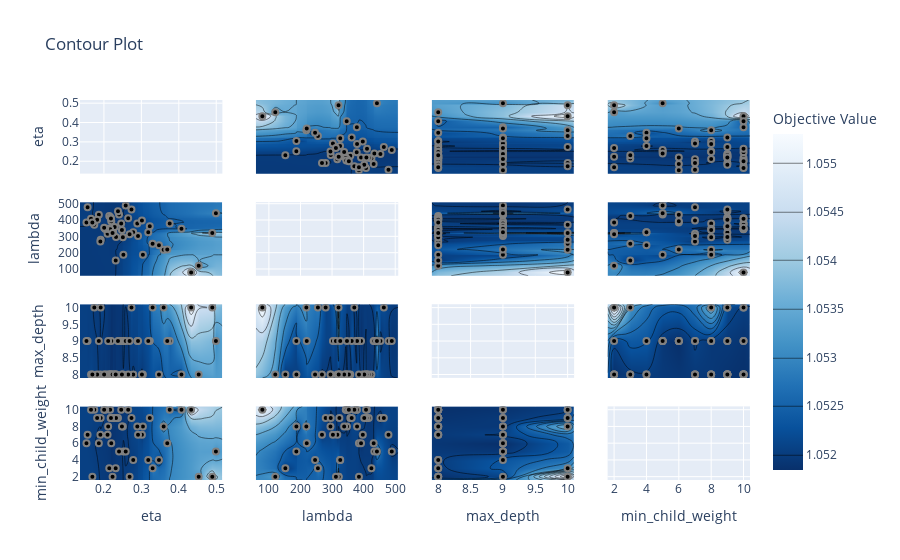

The cell this chart's notebook holds for it:
### Code cell
plot_contour(study)

### Figure 1 — Plotly figure (JSON) as saved in the notebook; plotly's stock layout.template omitted (floating-point values rounded to 4 significant figures; data arrays with more than 128 entries replaced by an {"elided": "..."} marker saying what was removed)
{"data": [{"type": "scatter", "xaxis": "x", "yaxis": "y"}, {"colorbar": {"title": {"text": "Objective Value"}}, "colorscale": [[0, "rgb(247,251,255)"], [0.125, "rgb(222,235,247)"], [0.25, "rgb(198,219,239)"], [0.375, "rgb(158,202,225)"], [0.5, "rgb(107,174,214)"], [0.625, "rgb(66,146,198)"], [0.75, "rgb(33,113,181)"], [0.875, "rgb(8,81,156)"], [1, "rgb(8,48,107)"]], "connectgaps": true, "contours": {"coloring": "heatmap"}, "hoverinfo": "none", "line": {"smoothing": 1.3}, "reversescale": true, "showscale": true, "type": "contour", "x": [0.136, 0.1533, 0.1563, 0.1654, 0.1691, 0.1742, 0.1818, 0.1863, 0.1904, 0.1913, 0.2005, 0.2036, 0.2097, 0.2113, 0.2142, 0.2165, 0.2179, 0.2187, 0.2195, 0.223, 0.225, 0.2286, 0.2314, 0.2323, 0.2375, 0.2403, 0.2461, 0.248, 0.2506, 0.2519, 0.2582, 0.2648, 0.2685, 0.2736, 0.2782, 0.2891, 0.291, 0.3015, 0.3041, 0.3184, 0.3224, 0.33, 0.347, 0.3595, 0.3692, 0.3757, 0.4071, 0.4329, 0.4532, 0.4895, 0.4991, 0.5164], "xaxis": "x5", "y": [58.78, 79.27, 120.2, 152.1, 186.9, 187.1, 218.5, 219.8, 246.2, 255.2, 268.1, 279.8, 294.9, 295.8, 302.7, 312.2, 316.6, 320.5, 321.0, 323.2, 325.3, 325.9, 338.4, 343.3, 345.2, 346.4, 347.3, 353.2, 357.8, 362.2, 370.5, 378.1, 378.6, 379.2, 385.1, 385.2, 391.8, 397.4, 401.9, 407.5, 408.8, 410.7, 416.0, 424.6, 431.8, 433.9, 442.1, 453.2, 464.0, 478.7, 489.1, 509.6], "yaxis": "y5", "z": {"elided": "52x52 float values"}}, {"marker": {"color": "black", "line": {"color": "Gray", "width": 2}}, "mode": "markers", "name": "Feasible Trial", "showlegend": false, "type": "scatter", "x": [0.3595, 0.4532, 0.4895, 0.2142, 0.2519, 0.2782, 0.33, 0.2097, 0.4329, 0.3041, 0.1563, 0.1863, 0.1533, 0.2195, 0.225, 0.2461, 0.3757, 0.2582, 0.2891, 0.2403, 0.1913, 0.2286, 0.3224, 0.2648, 0.1904, 0.2375, 0.1742, 0.2113, 0.3015, 0.3692, 0.2736, 0.2323, 0.2165, 0.2036, 0.1654, 0.2506, 0.347, 0.4071, 0.4991, 0.2179, 0.291, 0.2187, 0.2005, 0.1818, 0.248, 0.223, 0.2685, 0.2314, 0.3184, 0.1691], "xaxis": "x5", "y": [218.5, 120.2, 320.5, 424.6, 186.9, 325.3, 255.2, 316.6, 79.27, 187.1, 478.7, 431.8, 385.1, 391.8, 323.2, 378.1, 378.6, 489.1, 379.2, 433.9, 279.8, 357.8, 362.2, 410.7, 268.1, 453.2, 370.5, 347.3, 397.4, 219.8, 464.0, 295.8, 343.3, 345.2, 407.5, 294.9, 246.2, 346.4, 442.1, 416.0, 302.7, 408.8, 353.2, 401.9, 338.4, 321.0, 312.2, 152.1, 325.9, 385.2], "yaxis": "y5"}, {"colorbar": {"title": {"text": "Objective Value"}}, "colorscale": [[0, "rgb(247,251,255)"], [0.125, "rgb(222,235,247)"], [0.25, "rgb(198,219,239)"], [0.375, "rgb(158,202,225)"], [0.5, "rgb(107,174,214)"], [0.625, "rgb(66,146,198)"], [0.75, "rgb(33,113,181)"], [0.875, "rgb(8,81,156)"], [1, "rgb(8,48,107)"]], "connectgaps": true, "contours": {"coloring": "heatmap"}, "hoverinfo": "none", "line": {"smoothing": 1.3}, "reversescale": true, "showscale": false, "type": "contour", "x": [0.136, 0.1533, 0.1563, 0.1654, 0.1691, 0.1742, 0.1818, 0.1863, 0.1904, 0.1913, 0.2005, 0.2036, 0.2097, 0.2113, 0.2142, 0.2165, 0.2179, 0.2187, 0.2195, 0.223, 0.225, 0.2286, 0.2314, 0.2323, 0.2375, 0.2403, 0.2461, 0.248, 0.2506, 0.2519, 0.2582, 0.2648, 0.2685, 0.2736, 0.2782, 0.2891, 0.291, 0.3015, 0.3041, 0.3184, 0.3224, 0.33, 0.347, 0.3595, 0.3692, 0.3757, 0.4071, 0.4329, 0.4532, 0.4895, 0.4991, 0.5164], "xaxis": "x9", "y": [7.9, 8, 9, 10, 10.1], "yaxis": "y9", "z": {"elided": "5x52 float values"}}, {"marker": {"color": "black", "line": {"color": "Gray", "width": 2}}, "mode": "markers", "name": "Feasible Trial", "showlegend": false, "type": "scatter", "x": [0.3595, 0.4532, 0.4895, 0.2142, 0.2519, 0.2782, 0.33, 0.2097, 0.4329, 0.3041, 0.1563, 0.1863, 0.1533, 0.2195, 0.225, 0.2461, 0.3757, 0.2582, 0.2891, 0.2403, 0.1913, 0.2286, 0.3224, 0.2648, 0.1904, 0.2375, 0.1742, 0.2113, 0.3015, 0.3692, 0.2736, 0.2323, 0.2165, 0.2036, 0.1654, 0.2506, 0.347, 0.4071, 0.4991, 0.2179, 0.291, 0.2187, 0.2005, 0.1818, 0.248, 0.223, 0.2685, 0.2314, 0.3184, 0.1691], "xaxis": "x9", "y": [10, 8, 10, 8, 9, 8, 10, 8, 10, 8, 9, 9, 9, 9, 8, 9, 9, 9, 9, 9, 10, 8, 9, 8, 8, 9, 10, 9, 8, 9, 10, 8, 8, 8, 8, 8, 8, 8, 9, 8, 9, 8, 8, 8, 8, 8, 9, 8, 9, 8], "yaxis": "y9"}, {"colorbar": {"title": {"text": "Objective Value"}}, "colorscale": [[0, "rgb(247,251,255)"], [0.125, "rgb(222,235,247)"], [0.25, "rgb(198,219,239)"], [0.375, "rgb(158,202,225)"], [0.5, "rgb(107,174,214)"], [0.625, "rgb(66,146,198)"], [0.75, "rgb(33,113,181)"], [0.875, "rgb(8,81,156)"], [1, "rgb(8,48,107)"]], "connectgaps": true, "contours": {"coloring": "heatmap"}, "hoverinfo": "none", "line": {"smoothing": 1.3}, "reversescale": true, "showscale": false, "type": "contour", "x": [0.136, 0.1533, 0.1563, 0.1654, 0.1691, 0.1742, 0.1818, 0.1863, 0.1904, 0.1913, 0.2005, 0.2036, 0.2097, 0.2113, 0.2142, 0.2165, 0.2179, 0.2187, 0.2195, 0.223, 0.225, 0.2286, 0.2314, 0.2323, 0.2375, 0.2403, 0.2461, 0.248, 0.2506, 0.2519, 0.2582, 0.2648, 0.2685, 0.2736, 0.2782, 0.2891, 0.291, 0.3015, 0.3041, 0.3184, 0.3224, 0.33, 0.347, 0.3595, 0.3692, 0.3757, 0.4071, 0.4329, 0.4532, 0.4895, 0.4991, 0.5164], "xaxis": "x13", "y": [1.6, 2, 3, 4, 5, 6, 7, 8, 9, 10, 10.4], "yaxis": "y13", "z": {"elided": "11x52 float values"}}, {"marker": {"color": "black", "line": {"color": "Gray", "width": 2}}, "mode": "markers", "name": "Feasible Trial", "showlegend": false, "type": "scatter", "x": [0.3595, 0.4532, 0.4895, 0.2142, 0.2519, 0.2782, 0.33, 0.2097, 0.4329, 0.3041, 0.1563, 0.1863, 0.1533, 0.2195, 0.225, 0.2461, 0.3757, 0.2582, 0.2891, 0.2403, 0.1913, 0.2286, 0.3224, 0.2648, 0.1904, 0.2375, 0.1742, 0.2113, 0.3015, 0.3692, 0.2736, 0.2323, 0.2165, 0.2036, 0.1654, 0.2506, 0.347, 0.4071, 0.4991, 0.2179, 0.291, 0.2187, 0.2005, 0.1818, 0.248, 0.223, 0.2685, 0.2314, 0.3184, 0.1691], "xaxis": "x13", "y": [8, 2, 2, 3, 5, 4, 3, 7, 10, 8, 7, 6, 6, 6, 9, 10, 10, 5, 8, 5, 9, 9, 9, 10, 7, 9, 10, 8, 7, 6, 9, 9, 10, 10, 10, 8, 4, 10, 5, 9, 7, 9, 10, 9, 8, 2, 2, 3, 4, 2], "yaxis": "y13"}, {"colorbar": {"title": {"text": "Objective Value"}}, "colorscale": [[0, "rgb(247,251,255)"], [0.125, "rgb(222,235,247)"], [0.25, "rgb(198,219,239)"], [0.375, "rgb(158,202,225)"], [0.5, "rgb(107,174,214)"], [0.625, "rgb(66,146,198)"], [0.75, "rgb(33,113,181)"], [0.875, "rgb(8,81,156)"], [1, "rgb(8,48,107)"]], "connectgaps": true, "contours": {"coloring": "heatmap"}, "hoverinfo": "none", "line": {"smoothing": 1.3}, "reversescale": true, "showscale": false, "type": "contour", "x": [58.78, 79.27, 120.2, 152.1, 186.9, 187.1, 218.5, 219.8, 246.2, 255.2, 268.1, 279.8, 294.9, 295.8, 302.7, 312.2, 316.6, 320.5, 321.0, 323.2, 325.3, 325.9, 338.4, 343.3, 345.2, 346.4, 347.3, 353.2, 357.8, 362.2, 370.5, 378.1, 378.6, 379.2, 385.1, 385.2, 391.8, 397.4, 401.9, 407.5, 408.8, 410.7, 416.0, 424.6, 431.8, 433.9, 442.1, 453.2, 464.0, 478.7, 489.1, 509.6], "xaxis": "x2", "y": [0.136, 0.1533, 0.1563, 0.1654, 0.1691, 0.1742, 0.1818, 0.1863, 0.1904, 0.1913, 0.2005, 0.2036, 0.2097, 0.2113, 0.2142, 0.2165, 0.2179, 0.2187, 0.2195, 0.223, 0.225, 0.2286, 0.2314, 0.2323, 0.2375, 0.2403, 0.2461, 0.248, 0.2506, 0.2519, 0.2582, 0.2648, 0.2685, 0.2736, 0.2782, 0.2891, 0.291, 0.3015, 0.3041, 0.3184, 0.3224, 0.33, 0.347, 0.3595, 0.3692, 0.3757, 0.4071, 0.4329, 0.4532, 0.4895, 0.4991, 0.5164], "yaxis": "y2", "z": {"elided": "52x52 float values"}}, {"marker": {"color": "black", "line": {"color": "Gray", "width": 2}}, "mode": "markers", "name": "Feasible Trial", "showlegend": false, "type": "scatter", "x": [218.5, 120.2, 320.5, 424.6, 186.9, 325.3, 255.2, 316.6, 79.27, 187.1, 478.7, 431.8, 385.1, 391.8, 323.2, 378.1, 378.6, 489.1, 379.2, 433.9, 279.8, 357.8, 362.2, 410.7, 268.1, 453.2, 370.5, 347.3, 397.4, 219.8, 464.0, 295.8, 343.3, 345.2, 407.5, 294.9, 246.2, 346.4, 442.1, 416.0, 302.7, 408.8, 353.2, 401.9, 338.4, 321.0, 312.2, 152.1, 325.9, 385.2], "xaxis": "x2", "y": [0.3595, 0.4532, 0.4895, 0.2142, 0.2519, 0.2782, 0.33, 0.2097, 0.4329, 0.3041, 0.1563, 0.1863, 0.1533, 0.2195, 0.225, 0.2461, 0.3757, 0.2582, 0.2891, 0.2403, 0.1913, 0.2286, 0.3224, 0.2648, 0.1904, 0.2375, 0.1742, 0.2113, 0.3015, 0.3692, 0.2736, 0.2323, 0.2165, 0.2036, 0.1654, 0.2506, 0.347, 0.4071, 0.4991, 0.2179, 0.291, 0.2187, 0.2005, 0.1818, 0.248, 0.223, 0.2685, 0.2314, 0.3184, 0.1691], "yaxis": "y2"}, {"type": "scatter", "xaxis": "x6", "yaxis": "y6"}, {"colorbar": {"title": {"text": "Objective Value"}}, "colorscale": [[0, "rgb(247,251,255)"], [0.125, "rgb(222,235,247)"], [0.25, "rgb(198,219,239)"], [0.375, "rgb(158,202,225)"], [0.5, "rgb(107,174,214)"], [0.625, "rgb(66,146,198)"], [0.75, "rgb(33,113,181)"], [0.875, "rgb(8,81,156)"], [1, "rgb(8,48,107)"]], "connectgaps": true, "contours": {"coloring": "heatmap"}, "hoverinfo": "none", "line": {"smoothing": 1.3}, "reversescale": true, "showscale": false, "type": "contour", "x": [58.78, 79.27, 120.2, 152.1, 186.9, 187.1, 218.5, 219.8, 246.2, 255.2, 268.1, 279.8, 294.9, 295.8, 302.7, 312.2, 316.6, 320.5, 321.0, 323.2, 325.3, 325.9, 338.4, 343.3, 345.2, 346.4, 347.3, 353.2, 357.8, 362.2, 370.5, 378.1, 378.6, 379.2, 385.1, 385.2, 391.8, 397.4, 401.9, 407.5, 408.8, 410.7, 416.0, 424.6, 431.8, 433.9, 442.1, 453.2, 464.0, 478.7, 489.1, 509.6], "xaxis": "x10", "y": [7.9, 8, 9, 10, 10.1], "yaxis": "y10", "z": {"elided": "5x52 float values"}}, {"marker": {"color": "black", "line": {"color": "Gray", "width": 2}}, "mode": "markers", "name": "Feasible Trial", "showlegend": false, "type": "scatter", "x": [218.5, 120.2, 320.5, 424.6, 186.9, 325.3, 255.2, 316.6, 79.27, 187.1, 478.7, 431.8, 385.1, 391.8, 323.2, 378.1, 378.6, 489.1, 379.2, 433.9, 279.8, 357.8, 362.2, 410.7, 268.1, 453.2, 370.5, 347.3, 397.4, 219.8, 464.0, 295.8, 343.3, 345.2, 407.5, 294.9, 246.2, 346.4, 442.1, 416.0, 302.7, 408.8, 353.2, 401.9, 338.4, 321.0, 312.2, 152.1, 325.9, 385.2], "xaxis": "x10", "y": [10, 8, 10, 8, 9, 8, 10, 8, 10, 8, 9, 9, 9, 9, 8, 9, 9, 9, 9, 9, 10, 8, 9, 8, 8, 9, 10, 9, 8, 9, 10, 8, 8, 8, 8, 8, 8, 8, 9, 8, 9, 8, 8, 8, 8, 8, 9, 8, 9, 8], "yaxis": "y10"}, {"colorbar": {"title": {"text": "Objective Value"}}, "colorscale": [[0, "rgb(247,251,255)"], [0.125, "rgb(222,235,247)"], [0.25, "rgb(198,219,239)"], [0.375, "rgb(158,202,225)"], [0.5, "rgb(107,174,214)"], [0.625, "rgb(66,146,198)"], [0.75, "rgb(33,113,181)"], [0.875, "rgb(8,81,156)"], [1, "rgb(8,48,107)"]], "connectgaps": true, "contours": {"coloring": "heatmap"}, "hoverinfo": "none", "line": {"smoothing": 1.3}, "reversescale": true, "showscale": false, "type": "contour", "x": [58.78, 79.27, 120.2, 152.1, 186.9, 187.1, 218.5, 219.8, 246.2, 255.2, 268.1, 279.8, 294.9, 295.8, 302.7, 312.2, 316.6, 320.5, 321.0, 323.2, 325.3, 325.9, 338.4, 343.3, 345.2, 346.4, 347.3, 353.2, 357.8, 362.2, 370.5, 378.1, 378.6, 379.2, 385.1, 385.2, 391.8, 397.4, 401.9, 407.5, 408.8, 410.7, 416.0, 424.6, 431.8, 433.9, 442.1, 453.2, 464.0, 478.7, 489.1, 509.6], "xaxis": "x14", "y": [1.6, 2, 3, 4, 5, 6, 7, 8, 9, 10, 10.4], "yaxis": "y14", "z": {"elided": "11x52 float values"}}, {"marker": {"color": "black", "line": {"color": "Gray", "width": 2}}, "mode": "markers", "name": "Feasible Trial", "showlegend": false, "type": "scatter", "x": [218.5, 120.2, 320.5, 424.6, 186.9, 325.3, 255.2, 316.6, 79.27, 187.1, 478.7, 431.8, 385.1, 391.8, 323.2, 378.1, 378.6, 489.1, 379.2, 433.9, 279.8, 357.8, 362.2, 410.7, 268.1, 453.2, 370.5, 347.3, 397.4, 219.8, 464.0, 295.8, 343.3, 345.2, 407.5, 294.9, 246.2, 346.4, 442.1, 416.0, 302.7, 408.8, 353.2, 401.9, 338.4, 321.0, 312.2, 152.1, 325.9, 385.2], "xaxis": "x14", "y": [8, 2, 2, 3, 5, 4, 3, 7, 10, 8, 7, 6, 6, 6, 9, 10, 10, 5, 8, 5, 9, 9, 9, 10, 7, 9, 10, 8, 7, 6, 9, 9, 10, 10, 10, 8, 4, 10, 5, 9, 7, 9, 10, 9, 8, 2, 2, 3, 4, 2], "yaxis": "y14"}, {"colorbar": {"title": {"text": "Objective Value"}}, "colorscale": [[0, "rgb(247,251,255)"], [0.125, "rgb(222,235,247)"], [0.25, "rgb(198,219,239)"], [0.375, "rgb(158,202,225)"], [0.5, "rgb(107,174,214)"], [0.625, "rgb(66,146,198)"], [0.75, "rgb(33,113,181)"], [0.875, "rgb(8,81,156)"], [1, "rgb(8,48,107)"]], "connectgaps": true, "contours": {"coloring": "heatmap"}, "hoverinfo": "none", "line": {"smoothing": 1.3}, "reversescale": true, "showscale": false, "type": "contour", "x": [7.9, 8, 9, 10, 10.1], "xaxis": "x3", "y": [0.136, 0.1533, 0.1563, 0.1654, 0.1691, 0.1742, 0.1818, 0.1863, 0.1904, 0.1913, 0.2005, 0.2036, 0.2097, 0.2113, 0.2142, 0.2165, 0.2179, 0.2187, 0.2195, 0.223, 0.225, 0.2286, 0.2314, 0.2323, 0.2375, 0.2403, 0.2461, 0.248, 0.2506, 0.2519, 0.2582, 0.2648, 0.2685, 0.2736, 0.2782, 0.2891, 0.291, 0.3015, 0.3041, 0.3184, 0.3224, 0.33, 0.347, 0.3595, 0.3692, 0.3757, 0.4071, 0.4329, 0.4532, 0.4895, 0.4991, 0.5164], "yaxis": "y3", "z": {"elided": "52x5 float values"}}, {"marker": {"color": "black", "line": {"color": "Gray", "width": 2}}, "mode": "markers", "name": "Feasible Trial", "showlegend": false, "type": "scatter", "x": [10, 8, 10, 8, 9, 8, 10, 8, 10, 8, 9, 9, 9, 9, 8, 9, 9, 9, 9, 9, 10, 8, 9, 8, 8, 9, 10, 9, 8, 9, 10, 8, 8, 8, 8, 8, 8, 8, 9, 8, 9, 8, 8, 8, 8, 8, 9, 8, 9, 8], "xaxis": "x3", "y": [0.3595, 0.4532, 0.4895, 0.2142, 0.2519, 0.2782, 0.33, 0.2097, 0.4329, 0.3041, 0.1563, 0.1863, 0.1533, 0.2195, 0.225, 0.2461, 0.3757, 0.2582, 0.2891, 0.2403, 0.1913, 0.2286, 0.3224, 0.2648, 0.1904, 0.2375, 0.1742, 0.2113, 0.3015, 0.3692, 0.2736, 0.2323, 0.2165, 0.2036, 0.1654, 0.2506, 0.347, 0.4071, 0.4991, 0.2179, 0.291, 0.2187, 0.2005, 0.1818, 0.248, 0.223, 0.2685, 0.2314, 0.3184, 0.1691], "yaxis": "y3"}, {"colorbar": {"title": {"text": "Objective Value"}}, "colorscale": [[0, "rgb(247,251,255)"], [0.125, "rgb(222,235,247)"], [0.25, "rgb(198,219,239)"], [0.375, "rgb(158,202,225)"], [0.5, "rgb(107,174,214)"], [0.625, "rgb(66,146,198)"], [0.75, "rgb(33,113,181)"], [0.875, "rgb(8,81,156)"], [1, "rgb(8,48,107)"]], "connectgaps": true, "contours": {"coloring": "heatmap"}, "hoverinfo": "none", "line": {"smoothing": 1.3}, "reversescale": true, "showscale": false, "type": "contour", "x": [7.9, 8, 9, 10, 10.1], "xaxis": "x7", "y": [58.78, 79.27, 120.2, 152.1, 186.9, 187.1, 218.5, 219.8, 246.2, 255.2, 268.1, 279.8, 294.9, 295.8, 302.7, 312.2, 316.6, 320.5, 321.0, 323.2, 325.3, 325.9, 338.4, 343.3, 345.2, 346.4, 347.3, 353.2, 357.8, 362.2, 370.5, 378.1, 378.6, 379.2, 385.1, 385.2, 391.8, 397.4, 401.9, 407.5, 408.8, 410.7, 416.0, 424.6, 431.8, 433.9, 442.1, 453.2, 464.0, 478.7, 489.1, 509.6], "yaxis": "y7", "z": {"elided": "52x5 float values"}}, {"marker": {"color": "black", "line": {"color": "Gray", "width": 2}}, "mode": "markers", "name": "Feasible Trial", "showlegend": false, "type": "scatter", "x": [10, 8, 10, 8, 9, 8, 10, 8, 10, 8, 9, 9, 9, 9, 8, 9, 9, 9, 9, 9, 10, 8, 9, 8, 8, 9, 10, 9, 8, 9, 10, 8, 8, 8, 8, 8, 8, 8, 9, 8, 9, 8, 8, 8, 8, 8, 9, 8, 9, 8], "xaxis": "x7", "y": [218.5, 120.2, 320.5, 424.6, 186.9, 325.3, 255.2, 316.6, 79.27, 187.1, 478.7, 431.8, 385.1, 391.8, 323.2, 378.1, 378.6, 489.1, 379.2, 433.9, 279.8, 357.8, 362.2, 410.7, 268.1, 453.2, 370.5, 347.3, 397.4, 219.8, 464.0, 295.8, 343.3, 345.2, 407.5, 294.9, 246.2, 346.4, 442.1, 416.0, 302.7, 408.8, 353.2, 401.9, 338.4, 321.0, 312.2, 152.1, 325.9, 385.2], "yaxis": "y7"}, {"type": "scatter", "xaxis": "x11", "yaxis": "y11"}, {"colorbar": {"title": {"text": "Objective Value"}}, "colorscale": [[0, "rgb(247,251,255)"], [0.125, "rgb(222,235,247)"], [0.25, "rgb(198,219,239)"], [0.375, "rgb(158,202,225)"], [0.5, "rgb(107,174,214)"], [0.625, "rgb(66,146,198)"], [0.75, "rgb(33,113,181)"], [0.875, "rgb(8,81,156)"], [1, "rgb(8,48,107)"]], "connectgaps": true, "contours": {"coloring": "heatmap"}, "hoverinfo": "none", "line": {"smoothing": 1.3}, "reversescale": true, "showscale": false, "type": "contour", "x": [7.9, 8, 9, 10, 10.1], "xaxis": "x15", "y": [1.6, 2, 3, 4, 5, 6, 7, 8, 9, 10, 10.4], "yaxis": "y15", "z": [[null, null, null, null, null], [null, 1.052, 1.052, 1.054, null], [null, 1.052, null, 1.053, null], [null, 1.052, 1.052, null, null], [null, null, 1.052, null, null], [null, null, 1.052, null, null], [null, 1.052, 1.052, null, null], [null, 1.052, 1.052, 1.053, null], [null, 1.052, 1.052, 1.052, null], [null, 1.052, 1.052, 1.052, null], [null, null, null, null, null]]}, {"marker": {"color": "black", "line": {"color": "Gray", "width": 2}}, "mode": "markers", "name": "Feasible Trial", "showlegend": false, "type": "scatter", "x": [10, 8, 10, 8, 9, 8, 10, 8, 10, 8, 9, 9, 9, 9, 8, 9, 9, 9, 9, 9, 10, 8, 9, 8, 8, 9, 10, 9, 8, 9, 10, 8, 8, 8, 8, 8, 8, 8, 9, 8, 9, 8, 8, 8, 8, 8, 9, 8, 9, 8], "xaxis": "x15", "y": [8, 2, 2, 3, 5, 4, 3, 7, 10, 8, 7, 6, 6, 6, 9, 10, 10, 5, 8, 5, 9, 9, 9, 10, 7, 9, 10, 8, 7, 6, 9, 9, 10, 10, 10, 8, 4, 10, 5, 9, 7, 9, 10, 9, 8, 2, 2, 3, 4, 2], "yaxis": "y15"}, {"colorbar": {"title": {"text": "Objective Value"}}, "colorscale": [[0, "rgb(247,251,255)"], [0.125, "rgb(222,235,247)"], [0.25, "rgb(198,219,239)"], [0.375, "rgb(158,202,225)"], [0.5, "rgb(107,174,214)"], [0.625, "rgb(66,146,198)"], [0.75, "rgb(33,113,181)"], [0.875, "rgb(8,81,156)"], [1, "rgb(8,48,107)"]], "connectgaps": true, "contours": {"coloring": "heatmap"}, "hoverinfo": "none", "line": {"smoothing": 1.3}, "reversescale": true, "showscale": false, "type": "contour", "x": [1.6, 2, 3, 4, 5, 6, 7, 8, 9, 10, 10.4], "xaxis": "x4", "y": [0.136, 0.1533, 0.1563, 0.1654, 0.1691, 0.1742, 0.1818, 0.1863, 0.1904, 0.1913, 0.2005, 0.2036, 0.2097, 0.2113, 0.2142, 0.2165, 0.2179, 0.2187, 0.2195, 0.223, 0.225, 0.2286, 0.2314, 0.2323, 0.2375, 0.2403, 0.2461, 0.248, 0.2506, 0.2519, 0.2582, 0.2648, 0.2685, 0.2736, 0.2782, 0.2891, 0.291, 0.3015, 0.3041, 0.3184, 0.3224, 0.33, 0.347, 0.3595, 0.3692, 0.3757, 0.4071, 0.4329, 0.4532, 0.4895, 0.4991, 0.5164], "yaxis": "y4", "z": {"elided": "52x11 float values"}}, {"marker": {"color": "black", "line": {"color": "Gray", "width": 2}}, "mode": "markers", "name": "Feasible Trial", "showlegend": false, "type": "scatter", "x": [8, 2, 2, 3, 5, 4, 3, 7, 10, 8, 7, 6, 6, 6, 9, 10, 10, 5, 8, 5, 9, 9, 9, 10, 7, 9, 10, 8, 7, 6, 9, 9, 10, 10, 10, 8, 4, 10, 5, 9, 7, 9, 10, 9, 8, 2, 2, 3, 4, 2], "xaxis": "x4", "y": [0.3595, 0.4532, 0.4895, 0.2142, 0.2519, 0.2782, 0.33, 0.2097, 0.4329, 0.3041, 0.1563, 0.1863, 0.1533, 0.2195, 0.225, 0.2461, 0.3757, 0.2582, 0.2891, 0.2403, 0.1913, 0.2286, 0.3224, 0.2648, 0.1904, 0.2375, 0.1742, 0.2113, 0.3015, 0.3692, 0.2736, 0.2323, 0.2165, 0.2036, 0.1654, 0.2506, 0.347, 0.4071, 0.4991, 0.2179, 0.291, 0.2187, 0.2005, 0.1818, 0.248, 0.223, 0.2685, 0.2314, 0.3184, 0.1691], "yaxis": "y4"}, {"colorbar": {"title": {"text": "Objective Value"}}, "colorscale": [[0, "rgb(247,251,255)"], [0.125, "rgb(222,235,247)"], [0.25, "rgb(198,219,239)"], [0.375, "rgb(158,202,225)"], [0.5, "rgb(107,174,214)"], [0.625, "rgb(66,146,198)"], [0.75, "rgb(33,113,181)"], [0.875, "rgb(8,81,156)"], [1, "rgb(8,48,107)"]], "connectgaps": true, "contours": {"coloring": "heatmap"}, "hoverinfo": "none", "line": {"smoothing": 1.3}, "reversescale": true, "showscale": false, "type": "contour", "x": [1.6, 2, 3, 4, 5, 6, 7, 8, 9, 10, 10.4], "xaxis": "x8", "y": [58.78, 79.27, 120.2, 152.1, 186.9, 187.1, 218.5, 219.8, 246.2, 255.2, 268.1, 279.8, 294.9, 295.8, 302.7, 312.2, 316.6, 320.5, 321.0, 323.2, 325.3, 325.9, 338.4, 343.3, 345.2, 346.4, 347.3, 353.2, 357.8, 362.2, 370.5, 378.1, 378.6, 379.2, 385.1, 385.2, 391.8, 397.4, 401.9, 407.5, 408.8, 410.7, 416.0, 424.6, 431.8, 433.9, 442.1, 453.2, 464.0, 478.7, 489.1, 509.6], "yaxis": "y8", "z": {"elided": "52x11 float values"}}, {"marker": {"color": "black", "line": {"color": "Gray", "width": 2}}, "mode": "markers", "name": "Feasible Trial", "showlegend": false, "type": "scatter", "x": [8, 2, 2, 3, 5, 4, 3, 7, 10, 8, 7, 6, 6, 6, 9, 10, 10, 5, 8, 5, 9, 9, 9, 10, 7, 9, 10, 8, 7, 6, 9, 9, 10, 10, 10, 8, 4, 10, 5, 9, 7, 9, 10, 9, 8, 2, 2, 3, 4, 2], "xaxis": "x8", "y": [218.5, 120.2, 320.5, 424.6, 186.9, 325.3, 255.2, 316.6, 79.27, 187.1, 478.7, 431.8, 385.1, 391.8, 323.2, 378.1, 378.6, 489.1, 379.2, 433.9, 279.8, 357.8, 362.2, 410.7, 268.1, 453.2, 370.5, 347.3, 397.4, 219.8, 464.0, 295.8, 343.3, 345.2, 407.5, 294.9, 246.2, 346.4, 442.1, 416.0, 302.7, 408.8, 353.2, 401.9, 338.4, 321.0, 312.2, 152.1, 325.9, 385.2], "yaxis": "y8"}, {"colorbar": {"title": {"text": "Objective Value"}}, "colorscale": [[0, "rgb(247,251,255)"], [0.125, "rgb(222,235,247)"], [0.25, "rgb(198,219,239)"], [0.375, "rgb(158,202,225)"], [0.5, "rgb(107,174,214)"], [0.625, "rgb(66,146,198)"], [0.75, "rgb(33,113,181)"], [0.875, "rgb(8,81,156)"], [1, "rgb(8,48,107)"]], "connectgaps": true, "contours": {"coloring": "heatmap"}, "hoverinfo": "none", "line": {"smoothing": 1.3}, "reversescale": true, "showscale": false, "type": "contour", "x": [1.6, 2, 3, 4, 5, 6, 7, 8, 9, 10, 10.4], "xaxis": "x12", "y": [7.9, 8, 9, 10, 10.1], "yaxis": "y12", "z": [[null, null, null, null, null, null, null, null, null, null, null], [null, 1.052, 1.052, 1.052, null, null, 1.052, 1.052, 1.052, 1.052, null], [null, 1.052, null, 1.052, 1.052, 1.052, 1.052, 1.052, 1.052, 1.052, null], [null, 1.054, 1.053, null, null, null, null, 1.053, 1.052, 1.052, null], [null, null, null, null, null, null, null, null, null, null, null]]}, {"marker": {"color": "black", "line": {"color": "Gray", "width": 2}}, "mode": "markers", "name": "Feasible Trial", "showlegend": false, "type": "scatter", "x": [8, 2, 2, 3, 5, 4, 3, 7, 10, 8, 7, 6, 6, 6, 9, 10, 10, 5, 8, 5, 9, 9, 9, 10, 7, 9, 10, 8, 7, 6, 9, 9, 10, 10, 10, 8, 4, 10, 5, 9, 7, 9, 10, 9, 8, 2, 2, 3, 4, 2], "xaxis": "x12", "y": [10, 8, 10, 8, 9, 8, 10, 8, 10, 8, 9, 9, 9, 9, 8, 9, 9, 9, 9, 9, 10, 8, 9, 8, 8, 9, 10, 9, 8, 9, 10, 8, 8, 8, 8, 8, 8, 8, 9, 8, 9, 8, 8, 8, 8, 8, 9, 8, 9, 8], "yaxis": "y12"}, {"type": "scatter", "xaxis": "x16", "yaxis": "y16"}], "layout": {"title": {"text": "Contour Plot"}, "xaxis": {"anchor": "y", "domain": [0, 0.2125], "matches": "x13", "range": [0.136, 0.5164], "showticklabels": false}, "xaxis10": {"anchor": "y10", "domain": [0.2625, 0.475], "matches": "x14", "range": [58.78, 509.6], "showticklabels": false}, "xaxis11": {"anchor": "y11", "domain": [0.525, 0.7375], "matches": "x15", "range": [7.9, 10.1], "showticklabels": false}, "xaxis12": {"anchor": "y12", "domain": [0.7875, 1], "matches": "x16", "range": [1.6, 10.4], "showticklabels": false}, "xaxis13": {"anchor": "y13", "domain": [0, 0.2125], "range": [0.136, 0.5164], "title": {"text": "eta"}}, "xaxis14": {"anchor": "y14", "domain": [0.2625, 0.475], "range": [58.78, 509.6], "title": {"text": "lambda"}}, "xaxis15": {"anchor": "y15", "domain": [0.525, 0.7375], "range": [7.9, 10.1], "title": {"text": "max_depth"}}, "xaxis16": {"anchor": "y16", "domain": [0.7875, 1], "range": [1.6, 10.4], "title": {"text": "min_child_weight"}}, "xaxis2": {"anchor": "y2", "domain": [0.2625, 0.475], "matches": "x14", "range": [58.78, 509.6], "showticklabels": false}, "xaxis3": {"anchor": "y3", "domain": [0.525, 0.7375], "matches": "x15", "range": [7.9, 10.1], "showticklabels": false}, "xaxis4": {"anchor": "y4", "domain": [0.7875, 1], "matches": "x16", "range": [1.6, 10.4], "showticklabels": false}, "xaxis5": {"anchor": "y5", "domain": [0, 0.2125], "matches": "x13", "range": [0.136, 0.5164], "showticklabels": false}, "xaxis6": {"anchor": "y6", "domain": [0.2625, 0.475], "matches": "x14", "range": [58.78, 509.6], "showticklabels": false}, "xaxis7": {"anchor": "y7", "domain": [0.525, 0.7375], "matches": "x15", "range": [7.9, 10.1], "showticklabels": false}, "xaxis8": {"anchor": "y8", "domain": [0.7875, 1], "matches": "x16", "range": [1.6, 10.4], "showticklabels": false}, "xaxis9": {"anchor": "y9", "domain": [0, 0.2125], "matches": "x13", "range": [0.136, 0.5164], "showticklabels": false}, "yaxis": {"anchor": "x", "domain": [0.8063, 1], "range": [0.136, 0.5164], "title": {"text": "eta"}}, "yaxis10": {"anchor": "x10", "domain": [0.2687, 0.4625], "matches": "y9", "range": [7.9, 10.1], "showticklabels": false}, "yaxis11": {"anchor": "x11", "domain": [0.2687, 0.4625], "matches": "y9", "range": [7.9, 10.1], "showticklabels": false}, "yaxis12": {"anchor": "x12", "domain": [0.2687, 0.4625], "matches": "y9", "range": [7.9, 10.1], "showticklabels": false}, "yaxis13": {"anchor": "x13", "domain": [0, 0.1938], "range": [1.6, 10.4], "title": {"text": "min_child_weight"}}, "yaxis14": {"anchor": "x14", "domain": [0, 0.1938], "matches": "y13", "range": [1.6, 10.4], "showticklabels": false}, "yaxis15": {"anchor": "x15", "domain": [0, 0.1938], "matches": "y13", "range": [1.6, 10.4], "showticklabels": false}, "yaxis16": {"anchor": "x16", "domain": [0, 0.1938], "matches": "y13", "range": [1.6, 10.4], "showticklabels": false}, "yaxis2": {"anchor": "x2", "domain": [0.8063, 1], "matches": "y", "range": [0.136, 0.5164], "showticklabels": false}, "yaxis3": {"anchor": "x3", "domain": [0.8063, 1], "matches": "y", "range": [0.136, 0.5164], "showticklabels": false}, "yaxis4": {"anchor": "x4", "domain": [0.8063, 1], "matches": "y", "range": [0.136, 0.5164], "showticklabels": false}, "yaxis5": {"anchor": "x5", "domain": [0.5375, 0.7312], "range": [58.78, 509.6], "title": {"text": "lambda"}}, "yaxis6": {"anchor": "x6", "domain": [0.5375, 0.7312], "matches": "y5", "range": [58.78, 509.6], "showticklabels": false}, "yaxis7": {"anchor": "x7", "domain": [0.5375, 0.7312], "matches": "y5", "range": [58.78, 509.6], "showticklabels": false}, "yaxis8": {"anchor": "x8", "domain": [0.5375, 0.7312], "matches": "y5", "range": [58.78, 509.6], "showticklabels": false}, "yaxis9": {"anchor": "x9", "domain": [0.2687, 0.4625], "range": [7.9, 10.1], "title": {"text": "max_depth"}}}}
